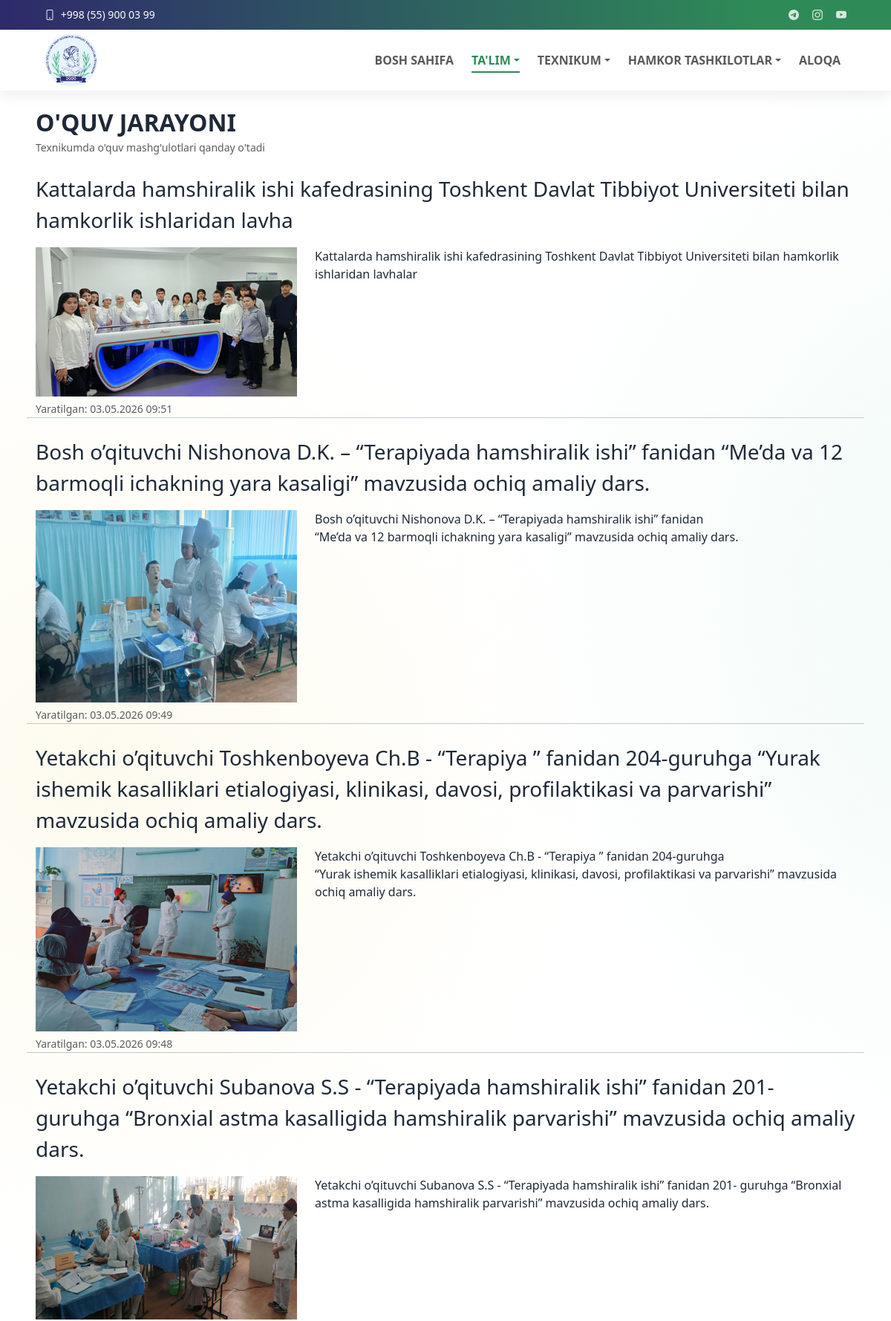
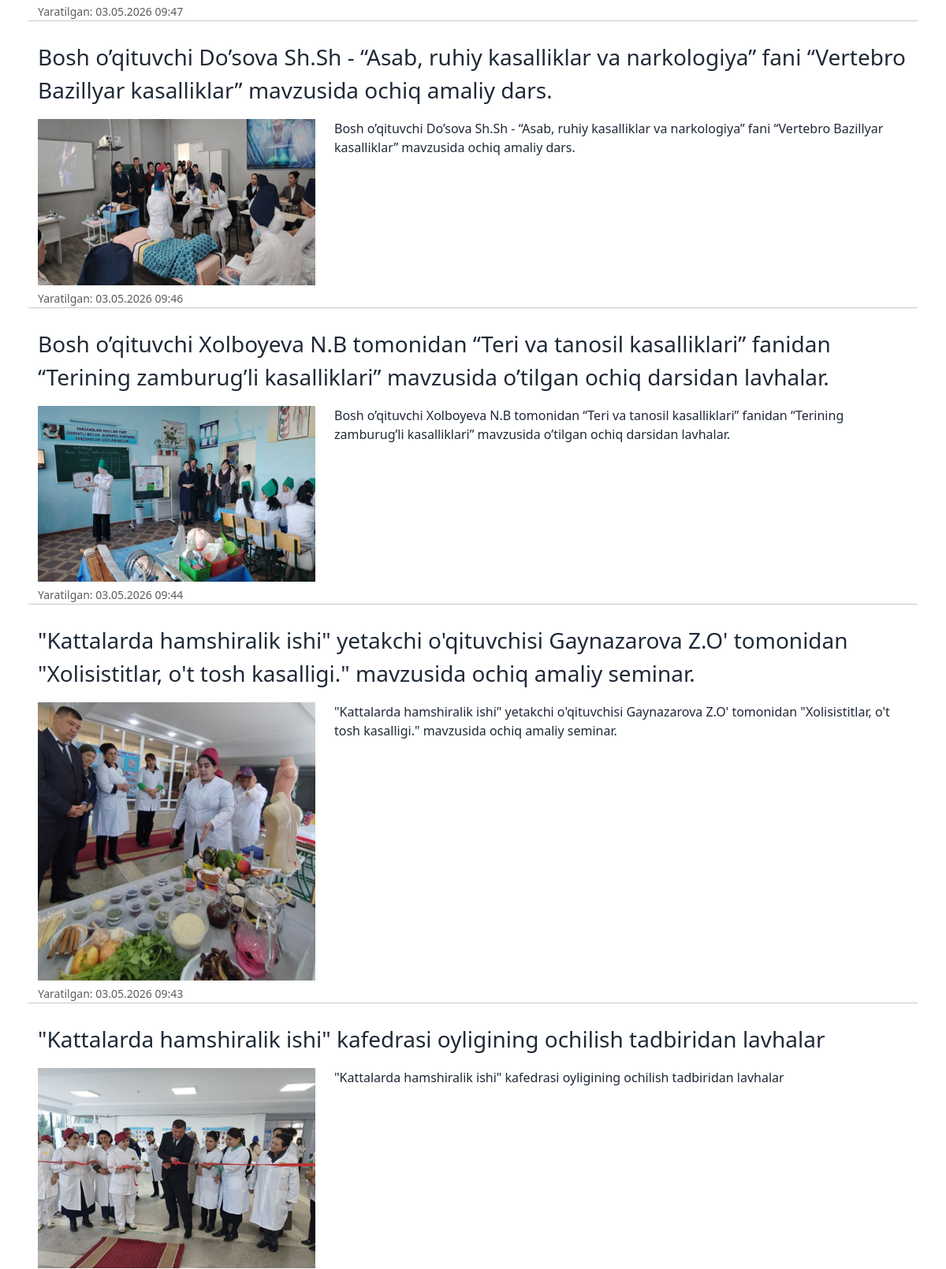
The app's page /talim/oquv-jarayoni/ (upper part) with its own data (2 pictures, top to bottom).
### core/models.py (models this page shows, shortened)
class TopbarSettings(models.Model):
    email = models.EmailField(blank=True)
    phone = models.CharField(max_length=50, blank=True)
    telegram_url = models.URLField(blank=True)
    instagram_url = models.URLField(blank=True)
    youtube_url = models.URLField(blank=True)
    is_active = models.BooleanField(default=True)
    updated_at = models.DateTimeField(auto_now=True)
    class Meta:
        ordering = ['-updated_at', '-id']
        verbose_name = "Topbar sozlamasi"
        verbose_name_plural = "Topbar sozlamalari"

### education/models.py (models this page shows, shortened)
class EducationProcess(models.Model):
    title = models.CharField(max_length=200)
    content = models.TextField()
    image = models.ImageField(upload_to='education/process/', blank=True, null=True)
    created_at = models.DateTimeField(auto_now_add=True)
    updated_at = models.DateTimeField(auto_now=True)
    class Meta:
        verbose_name = "O'quv jarayoni "
        verbose_name_plural = "O'quv jarayoni "

### education/views.py (the view)
# urls.py: path('oquv-jarayoni/', views.process, name='process'),
def process(request):
    process_list = EducationProcess.objects.order_by('-created_at')
    return render(request, 'education/process.html', {'processes': process_list})

### core/context_processors.py (called while the page is built)
def menu_context(request):
    menu_items = (
        Menu.objects.filter(parent__isnull=True, is_active=True)
        .prefetch_related('children')
        .order_by('order', 'id')
    )
    topbar = TopbarSettings.objects.filter(is_active=True).first()
    return {
        'menu_items': menu_items,
        'topbar_settings': topbar,
    }

### education/templates/education/process.html (shortened to what this page needs)
{% extends 'base.html' %}
{% block content %}
<section>
    <div class="mt-5 mt-md-3 mt-lg-2">
        <h2 class="fw-bold text-uppercase mb-1">O'quv jarayoni</h2>
        <p class="text-muted small">Texnikumda o'quv mashg'ulotlari qanday o'tadi</p>
    </div>
    {% for process in processes %}
        <div class="row">
            <div class="col-12">
                <p class="text-center text-md-start fs-3 fw-medium mt-2">{{ process.title }}</p>
            </div>
            <div class="col-12 col-md-4">
                {% if process.image %}
                    <img src="{{ process.image.url }}" alt="{{ process.title }}" class="w-100 h-auto mb-1">
                {% endif %}
                <span class="text-muted small mb-3">
                    Yaratilgan: {{ process.created_at|date:"d.m.Y H:i" }}
                </span>
            </div>
            <div class="col-12 col-md-8 fst-normal">
                {{ process.content|linebreaks }}
            </div>
            <hr>
        </div>
    {% empty %}
        <div>
            <p>Ma'lumot kiritilmagan.</p>
        </div>
    {% endfor %}
</section>
{% endblock %}

### templates/includes/header.html (shortened to what this page needs)
{% load static %}
<header id="header" class="header fixed-top">
    <div class="topbar d-flex align-items-center">
        <div class="container d-flex justify-content-center justify-content-md-between">
           <div class="contact-info d-flex align-items-center gap-3">
                <div class="d-flex align-items-center">
                    <a href="tel:{{ topbar_settings.phone }}" class="link-underline link-underline-opacity-0 lh-1">
                        <i class="bi bi-phone me-1"></i>
                    <span>{{ topbar_settings.phone }}</span>
                    </a>
                </div>
            </div>
            <div class="social-links d-flex align-items-center">
                <a href="{{ topbar_settings.telegram_url }}" target="_blank" rel="noopener" aria-label="Telegram"><i class="bi bi-telegram"></i></a>
                <a href="{{ topbar_settings.instagram_url }}" target="_blank" rel="noopener" aria-label="Instagram"><i class="bi bi-instagram"></i></a>
                <a href="{{ topbar_settings.youtube_url }}" target="_blank" rel="noopener" aria-label="YouTube"><i class="bi bi-youtube"></i></a>
            </div>
        </div>
    </div>
    <div class="branding d-flex align-items-center">
        <nav class="navbar navbar-expand-lg  py-0 w-100">
            <div class="container position-relative d-flex align-items-center justify-content-between">
                <a class="navbar-brand brand d-flex align-items-center gap-2" href="{% url 'core:home' %}">
                    <img class="brand-logo" src="{% static 'images/logo.png' %}" alt="Olmaliq texnikumi logosi">
                </a>
                <div class="collapse navbar-collapse" id="mainNavbar">
                    {% with ns=request.resolver_match.namespace name=request.resolver_match.url_name %}
                    <ul class="navbar-nav ms-auto mb-2 mb-lg-0 align-items-lg-center gap-lg-2">
                        <li class="nav-item">
                            <a class="nav-link {% if ns == 'core' and name == 'home' %}active{% endif %}" href="{% url 'core:home' %}" {% if ns == 'core' and name == 'home' %}aria-current="page"{% endif %}>Bosh sahifa</a>
                        </li>
                        <li class="nav-item dropdown">
                            <a class="nav-link dropdown-toggle {% if ns == 'education' %}active{% endif %}" href="#" role="button" data-bs-toggle="dropdown" aria-expanded="false" {% if ns == 'education' %}aria-current="page"{% endif %}>Ta'lim</a>
                        </li>
                        <li class="nav-item dropdown">
                            <a class="nav-link dropdown-toggle " href="#" role="button" data-bs-toggle="dropdown" aria-expanded="false" >Texnikum</a>
                        </li>
                        <li class="nav-item dropdown">
                            <a class="nav-link dropdown-toggle " href="#" role="button" data-bs-toggle="dropdown" aria-expanded="false" >Hamkor tashkilotlar</a>
                        </li>
                        <li class="nav-item">
                            <a class="nav-link {% if ns == 'contact' %}active{% endif %}" href="{% url 'contact:contact' %}" {% if ns == 'contact' %}aria-current="page"{% endif %}>Aloqa</a>
                        </li>
                    </ul>
                    {% endwith %}
                </div>
            </div>
        </nav>
    </div>
</header>

### static/css/style.css (style rules this page uses)
* { box-sizing: border-box; }
body { margin: 0; font-family: "Segoe UI", Tahoma, sans-serif; background-color: #ffffff; background-image: radial-gradient(1100px circle at 8% 16%, rgba(246, 238, 181, 0.22), transparent 62%), radial-gradient(1250px circle at 92% 12%, rgba(178, 231, 212, 0.2), transparent 64%), radial-gradient(980px circle at 84% 88%, rgba(205, 233, 245, 0.16), transparent 66%), linear-gradient(180deg, #ffffff 0%, #ffffff 100%); background-repeat: no-repeat; background-size: 128% 128%, 132% 132%, 126% 126%, 100% 100%; animation: siteBgFloat 50s ease-in-out infinite alternate; color: var(--text); padding-top: 108px; overflow-x: clip; }
a { color: var(--header-accent); }
html { overflow-x: clip; }
.container { width: min(1120px, 92%); margin: 0 auto; }
@media (min-width: 1200px) { .container { width: min(1320px, 92%); } }
.header { transition: all 0.5s; z-index: 1100 !important; background-color: #ffffff; box-shadow: 0 6px 18px rgba(31, 41, 55, 0.08); }
.header .topbar { background: var(--brand-gradient); font-size: 14px; transition: all 0.5s; height: 40px; overflow: hidden; border: 0 !important; border-bottom: 0 !important; box-shadow: none !important; margin-bottom: 0 !important; }
.header .topbar .container { min-height: 40px; }
.header .topbar .contact-info i { font-style: normal; color: #ffffff; }
.header .topbar .contact-info i a, .header .topbar .contact-info i, .header .topbar .contact-info span { color: #ffffff; text-decoration: none; line-height: 1; }
.header .topbar .social-links a { color: rgba(255, 255, 255, 0.8); line-height: 0; transition: all 0.3s ease; margin-left: 18px; font-size: 14px; }
.header .branding { min-height: 68px; transition: all 0.4s ease; border: 0 !important; border-top: 0 !important; margin-top: 0 !important; position: relative; z-index: 1101; }
.header .topbar + .branding { margin-top: 0 !important; border-top: 0 !important; }
.brand { color: var(--nav-text); text-decoration: none; font-weight: 700; }
.brand-logo { height: 72px; width: auto; display: block; }
.navbar .nav-item > a { text-transform: uppercase; font-weight: 600; }
.navbar .nav-link { position: relative; transition: color 0.22s ease; }
.navbar .nav-link::before { content: ""; position: absolute; left: 0.5rem; right: 0.5rem; bottom: 0.2rem; height: 2px; background: var(--header-accent); transform: scaleX(0); transform-origin: center; transition: transform 0.22s ease; }
.navbar .nav-link:hover, .navbar .nav-link.active { color: var(--header-accent); }
.navbar .nav-link:hover::before, .navbar .nav-link.active::before { transform: scaleX(1); }

### records on screen
TopbarSettings: phone "+998 (55) 900 03 99"
EducationProcess: title "Kattalarda hamshiralik ishi kafedrasining Toshkent Davlat Tibbiyot Universiteti bilan hamkorlik ishlaridan lavha", image (picture), created_at "03.05.2026 09:51", content "Kattalarda hamshiralik ishi kafedrasining Toshkent Davlat Tibbiyot Universiteti bilan hamkorlik ishlaridan lavhalar"
EducationProcess: title "Bosh o’qituvchi Nishonova D.K. – “Terapiyada hamshiralik ishi” fanidan “Me’da va 12 barmoqli ichakning yara kasaligi” mavzusida ochiq amaliy dars.", image (picture), created_at "03.05.2026 09:49", content "Bosh o’qituvchi Nishonova D.K. – “Terapiyada hamshiralik ishi” fanidan “Me’da va 12 barmoqli ichakning yara kasaligi” mavzusida ochiq amaliy dars."
EducationProcess: title "Yetakchi o’qituvchi Toshkenboyeva Ch.B - “Terapiya ” fanidan 204-guruhga “Yurak ishemik kasalliklari etialogiyasi, klinikasi, davosi, profilaktikasi va parvarishi” mavzusida ochiq amaliy dars.", image (picture), created_at "03.05.2026 09:48", content "Yetakchi o’qituvchi Toshkenboyeva Ch.B - “Terapiya ” fanidan 204-guruhga “Yurak ishemik kasalliklari etialogiyasi, klinikasi, davosi, profilaktikasi va parvarishi” mavzusida ochiq amaliy dars."
EducationProcess: title "Yetakchi o’qituvchi Subanova S.S - “Terapiyada hamshiralik ishi” fanidan 201- guruhga “Bronxial astma kasalligida hamshiralik parvarishi” mavzusida ochiq amaliy dars.", image (picture), created_at "03.05.2026 09:47", content "Yetakchi o’qituvchi Subanova S.S - “Terapiyada hamshiralik ishi” fanidan 201- guruhga “Bronxial astma kasalligida hamshiralik parvarishi” mavzusida ochiq amaliy dars."
EducationProcess: title "Bosh o’qituvchi Do’sova Sh.Sh - “Asab, ruhiy kasalliklar va narkologiya” fani “Vertebro Bazillyar kasalliklar” mavzusida ochiq amaliy dars.", image (picture), created_at "03.05.2026 09:46", content "Bosh o’qituvchi Do’sova Sh.Sh - “Asab, ruhiy kasalliklar va narkologiya” fani “Vertebro Bazillyar kasalliklar” mavzusida ochiq amaliy dars."
EducationProcess: title "Bosh o’qituvchi Xolboyeva N.B tomonidan “Teri va tanosil kasalliklari” fanidan “Terining zamburug’li kasalliklari” mavzusida o’tilgan ochiq darsidan lavhalar.", image (picture), created_at "03.05.2026 09:44", content "Bosh o’qituvchi Xolboyeva N.B tomonidan “Teri va tanosil kasalliklari” fanidan “Terining zamburug’li kasalliklari” mavzusida o’tilgan ochiq darsidan lavhalar."
EducationProcess: title "\"Kattalarda hamshiralik ishi\" yetakchi o'qituvchisi Gaynazarova Z.O' tomonidan \"Xolisistitlar, o't tosh kasalligi.\" mavzusida ochiq amaliy seminar.", image (picture), created_at "03.05.2026 09:43", content "\"Kattalarda hamshiralik ishi\" yetakchi o'qituvchisi Gaynazarova Z.O' tomonidan \"Xolisistitlar, o't tosh kasalligi.\" mavzusida ochiq amaliy seminar."
EducationProcess: title "\"Kattalarda hamshiralik ishi\" kafedrasi oyligining ochilish tadbiridan lavhalar", image (picture), content "\"Kattalarda hamshiralik ishi\" kafedrasi oyligining ochilish tadbiridan lavhalar"
